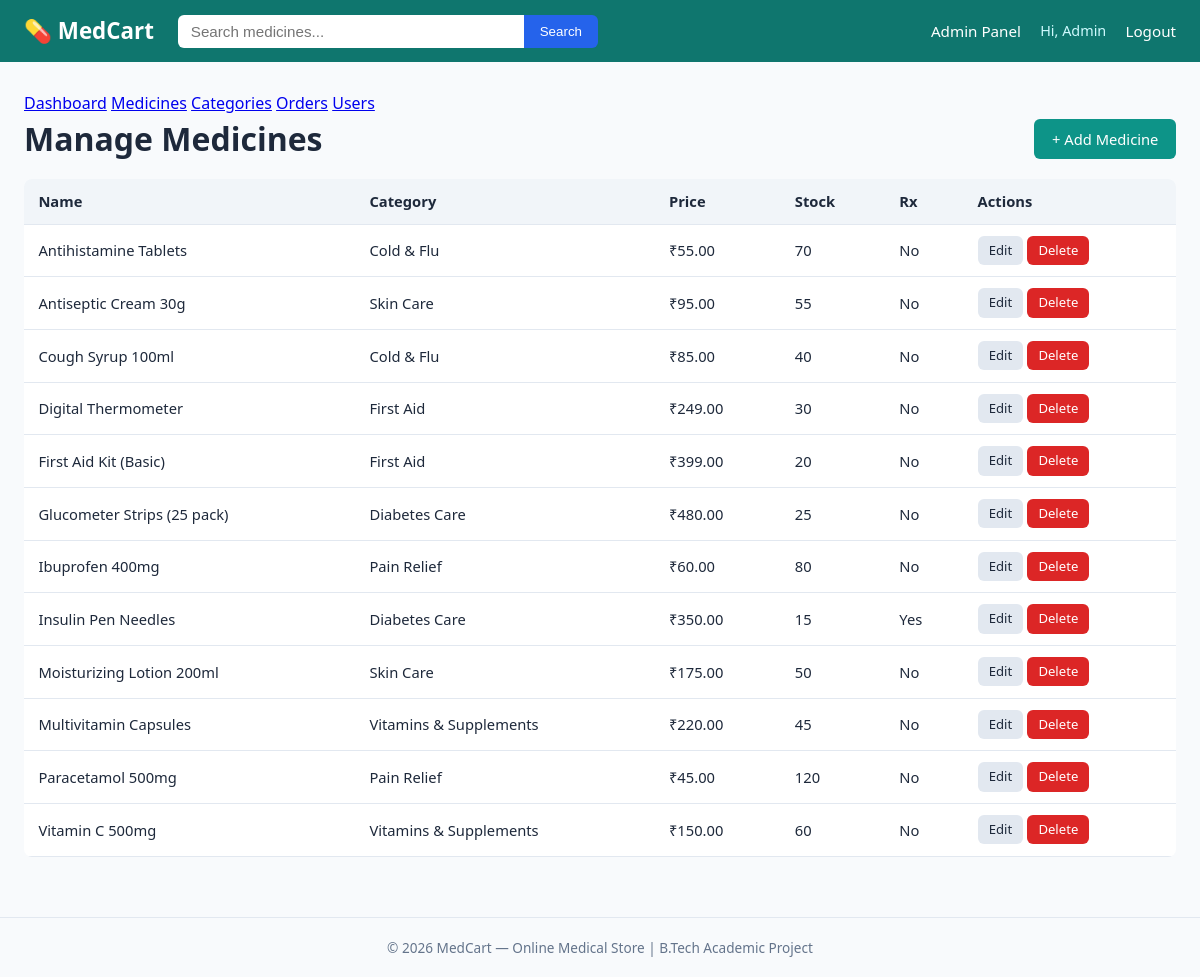
Page /admin/medicines (signed in) on the committed database.
### app.py (models this page shows, shortened)
class User(UserMixin, db.Model):
    id = db.Column(db.Integer, primary_key=True)
    name = db.Column(db.String(120), nullable=False)
    email = db.Column(db.String(120), unique=True, nullable=False)
    phone = db.Column(db.String(20))
    address = db.Column(db.String(300))
    password_hash = db.Column(db.String(255), nullable=False)
    is_admin = db.Column(db.Boolean, default=False)
    created_at = db.Column(db.DateTime, default=datetime.utcnow)
    orders = db.relationship('Order', backref='customer', lazy=True)

class Medicine(db.Model):
    id = db.Column(db.Integer, primary_key=True)
    name = db.Column(db.String(150), nullable=False)
    description = db.Column(db.Text)
    manufacturer = db.Column(db.String(150))
    price = db.Column(db.Float, nullable=False)
    stock = db.Column(db.Integer, default=0)
    requires_prescription = db.Column(db.Boolean, default=False)
    image_filename = db.Column(db.String(200), default='default_medicine.png')
    category_id = db.Column(db.Integer, db.ForeignKey('category.id'))
    created_at = db.Column(db.DateTime, default=datetime.utcnow)

class Category(db.Model):
    id = db.Column(db.Integer, primary_key=True)
    name = db.Column(db.String(100), unique=True, nullable=False)
    medicines = db.relationship('Medicine', backref='category', lazy=True)

### app.py (the view)
@app.route('/admin/medicines')
@login_required
@admin_required
def admin_medicines():
    medicines = Medicine.query.order_by(Medicine.name).all()
    return render_template('admin/medicines.html', medicines=medicines)

### app.py (called while the page is built)
@login_manager.user_loader
def load_user(user_id):
    return User.query.get(int(user_id))

def admin_required(f):
    @wraps(f)
    def decorated(*args, **kwargs):
        if not current_user.is_authenticated or not current_user.is_admin:
            abort(403)
        return f(*args, **kwargs)
    return decorated

### templates/admin/medicines.html (shortened to what this page needs)
{% extends "base.html" %}
{% block content %}
<div class="admin-tabs">
    <a href="{{ url_for('admin_dashboard') }}">Dashboard</a>
    <a href="{{ url_for('admin_medicines') }}" class="active">Medicines</a>
    <a href="{{ url_for('admin_categories') }}">Categories</a>
    <a href="{{ url_for('admin_orders') }}">Orders</a>
    <a href="{{ url_for('admin_users') }}">Users</a>
</div>
<div style="display:flex; justify-content:space-between; align-items:center; margin-bottom: 1rem;">
    <h1>Manage Medicines</h1>
    <a href="{{ url_for('admin_add_medicine') }}" class="btn btn-primary">+ Add Medicine</a>
</div>
<table>
    <tr><th>Name</th><th>Category</th><th>Price</th><th>Stock</th><th>Rx</th><th>Actions</th></tr>
    {% for med in medicines %}
    <tr>
        <td>{{ med.name }}</td>
        <td>{{ med.category.name if med.category else '-' }}</td>
        <td>₹{{ '%.2f'|format(med.price) }}</td>
        <td>{{ med.stock }}</td>
        <td>{{ 'Yes' if med.requires_prescription else 'No' }}</td>
        <td>
            <a href="{{ url_for('admin_edit_medicine', medicine_id=med.id) }}" class="btn btn-secondary btn-sm">Edit</a>
            <a href="{{ url_for('admin_delete_medicine', medicine_id=med.id) }}" class="btn btn-danger btn-sm"
               onclick="return confirm('Delete {{ med.name }}?')">Delete</a>
        </td>
    </tr>
    {% else %}
    <tr><td colspan="6">No medicines added yet.</td></tr>
    {% endfor %}
</table>
{% endblock %}

### templates/base.html (shortened to what this page needs)
<!doctype html>
<html lang="en">
  <head>
    <link
      rel="stylesheet"
      href="{{ url_for('static', filename='css/style.css') }}"
    />
  </head>
  <body>
    <header class="navbar">
      <div class="nav-container">
        <a href="{{ url_for('home') }}" class="logo">💊 MedCart</a>
        <form class="search-form" action="{{ url_for('home') }}" method="get">
          <input
            type="text"
            name="q"
            placeholder="Search medicines..."
            value="{{ request.args.get('q', '') }}"
          />
          <button type="submit">Search</button>
        </form>
        <nav class="nav-links">
          {% if current_user.is_authenticated %} {% if current_user.is_admin %}
          <a href="{{ url_for('admin_dashboard') }}">Admin Panel</a>
          {% else %}
          <a href="{{ url_for('cart') }}">Cart</a>
          <a href="{{ url_for('my_orders') }}">My Orders</a>
          {% endif %}
          <span class="user-name"
            >Hi, {{ current_user.name.split(' ')[0] }}</span
          >
          <a href="{{ url_for('logout') }}">Logout</a>
          {% else %}
          <a href="{{ url_for('login') }}">Login</a>
          <a href="{{ url_for('register') }}">Register</a>
          {% endif %}
        </nav>
      </div>
    </header>
    <main class="container">
       {% block content %}{% endblock %}
    </main>
    <footer class="footer">
      <p>
        &copy; 2026 MedCart &mdash; Online Medical Store | B.Tech Academic
        Project
      </p>
    </footer>
  </body>
</html>

### static/css/style.css (style rules this page uses)
:root { --primary: #0d9488; --primary-dark: #0f766e; --accent: #2563eb; --bg: #f8fafc; --card-bg: #ffffff; --text: #1e293b; --muted: #64748b; --danger: #dc2626; --success: #16a34a; --warning: #d97706; --border: #e2e8f0; }
* { box-sizing: border-box; margin: 0; padding: 0; }
body { font-family: "Segoe UI", system-ui, sans-serif; background: var(--bg); color: var(--text); line-height: 1.5; }
.navbar { background: var(--primary-dark); color: white; padding: 0.9rem 0; position: sticky; top: 0; z-index: 100; }
.nav-container { max-width: 1200px; margin: 0 auto; display: flex; align-items: center; gap: 1.5rem; padding: 0 1.5rem; flex-wrap: wrap; }
.logo { color: white; text-decoration: none; font-size: 1.4rem; font-weight: 700; }
.search-form { display: flex; flex: 1; max-width: 420px; }
.search-form input { flex: 1; padding: 0.5rem 0.8rem; border: none; border-radius: 6px 0 0 6px; font-size: 0.95rem; }
.search-form button { padding: 0.5rem 1rem; border: none; background: var(--accent); color: white; border-radius: 0 6px 6px 0; cursor: pointer; }
.nav-links { display: flex; gap: 1.2rem; align-items: center; margin-left: auto; }
.nav-links a { color: white; text-decoration: none; font-size: 0.95rem; }
.user-name { color: #cffafe; font-size: 0.9rem; }
.container { max-width: 1200px; margin: 0 auto; padding: 1.8rem 1.5rem; min-height: 70vh; }
.footer { text-align: center; padding: 1.2rem; color: var(--muted); font-size: 0.85rem; border-top: 1px solid var(--border); margin-top: 2rem; }
.btn { display: inline-block; padding: 0.55rem 1.1rem; border-radius: 6px; border: none; cursor: pointer; font-size: 0.92rem; text-decoration: none; text-align: center; }
.btn-primary { background: var(--primary); color: white; }
.btn-secondary { background: #e2e8f0; color: var(--text); }
.btn-danger { background: var(--danger); color: white; }
.btn-sm { padding: 0.3rem 0.7rem; font-size: 0.82rem; }
table { width: 100%; border-collapse: collapse; background: white; border-radius: 8px; overflow: hidden; }
th, td { padding: 0.7rem 0.9rem; text-align: left; border-bottom: 1px solid var(--border); font-size: 0.92rem; }
th { background: #f1f5f9; font-weight: 600; }

### rows in the picture
User: name "Admin"
Medicine: name "Antihistamine Tablets", category "Cold & Flu", price "55.00", stock "70", requires_prescription "No"
Medicine: name "Antiseptic Cream 30g", category "Skin Care", price "95.00", stock "55", requires_prescription "No"
Medicine: name "Cough Syrup 100ml", category "Cold & Flu", price "85.00", stock "40", requires_prescription "No"
Medicine: name "Digital Thermometer", category "First Aid", price "249.00", stock "30", requires_prescription "No"
Medicine: name "First Aid Kit (Basic)", category "First Aid", price "399.00", stock "20", requires_prescription "No"
Medicine: name "Glucometer Strips (25 pack)", category "Diabetes Care", price "480.00", stock "25", requires_prescription "No"
Medicine: name "Ibuprofen 400mg", category "Pain Relief", price "60.00", stock "80", requires_prescription "No"
Medicine: name "Insulin Pen Needles", category "Diabetes Care", price "350.00", stock "15", requires_prescription "Yes"
Medicine: name "Moisturizing Lotion 200ml", category "Skin Care", price "175.00", stock "50", requires_prescription "No"
Medicine: name "Multivitamin Capsules", category "Vitamins & Supplements", price "220.00", stock "45", requires_prescription "No"
Medicine: name "Paracetamol 500mg", category "Pain Relief", price "45.00", stock "120", requires_prescription "No"
Medicine: name "Vitamin C 500mg", category "Vitamins & Supplements", price "150.00", stock "60", requires_prescription "No"
